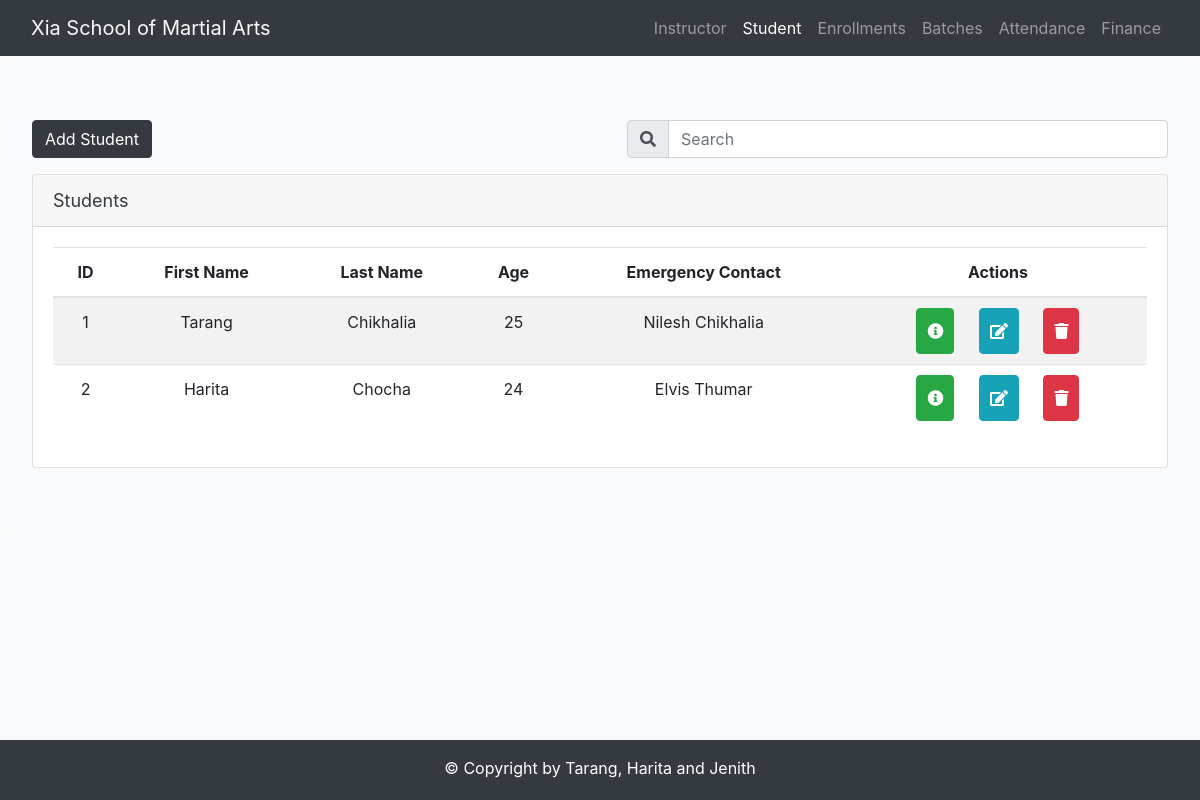
Page /batch/9/students on the committed database.
### student/models.py (models this page shows, shortened)
class Student(models.Model):
    first_name = models.CharField(max_length=100)
    last_name = models.CharField(max_length=100)
    street_name = models.CharField(max_length=100, default="NA")
    city = models.CharField(max_length=100, default="NA")
    province = models.CharField(max_length=100, default="NA")
    postal_code = models.CharField(max_length=10, default="NA")
    date_of_birth = models.DateField()
    date_of_joining = models.DateField(default=timezone.now)
    phone_number = models.CharField(validators=[phone_regex], max_length=17, blank=True)
    rank = models.CharField(max_length=50, choices=BELT_COLOR, default='White')
    guardian = models.ForeignKey(Guardian, null=True, blank=True, on_delete=models.SET_NULL, related_name='children')
    def age(self):
        today = date.today()
        return today.year - self.date_of_birth.year - ((today.month, today.day) < (self.date_of_birth.month, self.date_of_birth.day))

class Guardian(models.Model):
    first_name = models.CharField(max_length=100)
    last_name = models.CharField(max_length=100)
    street_name = models.CharField(max_length=100, default="NA")
    city = models.CharField(max_length=100, default="NA")
    province = models.CharField(max_length=100, default="NA")
    postal_code = models.CharField(max_length=10, default="NA")
    phone_number = models.CharField(validators=[phone_regex], max_length=17, blank=True)
    relation = models.CharField(max_length=50, choices=RELATION)
    def __str__(self):
        return self.first_name + " " + self.last_name

### student/views.py (the view)
# urls.py: path('batch/<pk>/students', views.batchstudent, name='batch_student'),
def batchstudent(request, pk):
    enrolls = Enrollment.objects.filter(batch=pk)
    students = []
    for enroll in enrolls:
        students.append(enroll.student)
    return render(request, 'student/student.html', { 'object_list': students })

### student/templates/student/student.html (shortened to what this page needs)
{% extends 'student/base.html' %} {% load staticfiles%} {% block css %}
<link rel="stylesheet" href="{% static 'student\student.css' %}"> {% endblock %}
{% block title%}Students{% endblock %} {% block activestudent %}active{% endblock %} {% block body %}
<div class="jumbotron bg-light">
    <div class="row">
        <div class="col col-lg-12">
            <a class="btn btn-dark" href="{% url 'student:student-add' %}" role="button">Add Student</a>
            <div class="form-group float-right">
                <form action="{% url 'student:student-search' %}" method="GET" accept-charset="utf-8">
                    <div class="input-group">
                        <div class="input-group-prepend">
                            <i class="fa fa-search input-group-text" style="padding-top:10px;"></i>
                        </div>
                        <input
                                class="form-control"
                                type="text" name="q"
                                value="{{request.GET.q}}"
                                placeholder="Search"
                                style="width:500px;"/>
                    </div>
                </form>
            </div>
            {% if object_list %}
            <div style="margin-top:1em" class="card">
                <div class="card-header text-dark table-heading">Students</div>
                <div class="card-body panel-full">
                    <table class="table table-responsive-sm table-striped table-condensed sortable">
                        <thead>
                            <tr class="text-center">
                                <th align="center">ID</th>
                                <th align="center">First Name</th>
                                <th align="center">Last Name</th>
                                <th align="center">Age</th>
                                <th align="center">Emergency Contact</th>
                                <th align="center">Actions</th>
                            </tr>
                        </thead>
                        <tbody id="mySearch">
                            {% for stu in object_list %}
                            <tr class="text-center">
                                <td>
                                    {{ stu.pk }}
                                </td>
                                <td>{{ stu.first_name }}</td>
                                <td>{{ stu.last_name }}</td>
                                <td>{{ stu.age }}</td>
                                <td>{{ stu.guardian }}</td>
                                <td style="padding: 0px">
                                    <a class="btn btn-success click" style="display:'inline-block'" href="{% url 'student:detail' stu.id %}" role="button">
                                        <i class="fas fa-info-circle"></i>
                                    </a>
                                    <a class="btn btn-info click" style="display:'inline-block'" href="{% url 'student:student-update' stu.id %}" role="button">
                                        <i class="fa fa-edit"></i>
                                    </a>
                                    <a class="btn btn-danger click" href="{% url 'student:student-delete' stu.id %}" role="button">
                                        <i class="fa fa-trash"></i>
                                    </a>
                                </td>
                            </tr>
                            {% endfor %}
                        </tbody>
                    </table>
                </div>
            </div>
            {% else %}
                <p> 0 Students Found </p>
            {% endif %}
        </div>
    </div>
</div>
{% endblock %}

### student/static/student/student.css (style rules this page uses)
.table-heading { font-size: 18px; }
.click { padding: 10px; margin: 10px; }

### rows in the picture
Student: pk "1", first_name "Tarang", last_name "Chikhalia", age "25", guardian "Nilesh Chikhalia"
Student: pk "2", first_name "Harita", last_name "Chocha", age "24", guardian "Elvis Thumar"
